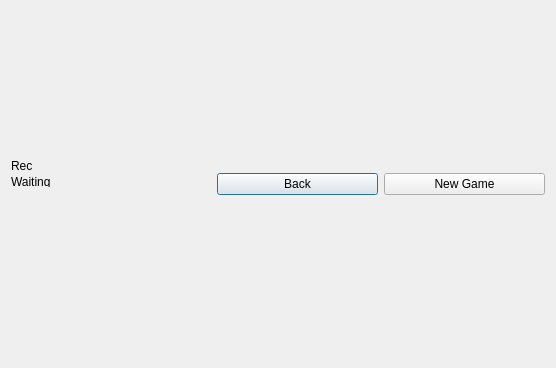
<?xml version="1.0" encoding="UTF-8"?>
<ui version="4.0">
 <class>TicTacToeGame</class>
 <widget class="QDialog" name="TicTacToeGame">
  <property name="windowModality">
   <enum>Qt::WindowModality::WindowModal</enum>
  </property>
  <property name="geometry">
   <rect>
    <x>0</x>
    <y>0</y>
    <width>556</width>
    <height>368</height>
   </rect>
  </property>
  <property name="sizePolicy">
   <sizepolicy hsizetype="Preferred" vsizetype="Preferred">
    <horstretch>0</horstretch>
    <verstretch>0</verstretch>
   </sizepolicy>
  </property>
  <property name="minimumSize">
   <size>
    <width>0</width>
    <height>0</height>
   </size>
  </property>
  <property name="maximumSize">
   <size>
    <width>16777215</width>
    <height>16777215</height>
   </size>
  </property>
  <property name="windowTitle">
   <string>Tic Tac Toe</string>
  </property>
  <property name="styleSheet">
   <string notr="true">QPushButton[cell=true]{
font: 50px &quot;Verdana&quot;;
min-height: 100px;
max-height: 100px;
min-width: 100px;
max-width: 100px;
}
</string>
  </property>
  <layout class="QVBoxLayout" name="verticalLayout_2">
   <item>
    <layout class="QHBoxLayout" name="horizontalLayout">
     <item>
      <layout class="QVBoxLayout" name="verticalLayout">
       <item>
        <layout class="QGridLayout" name="gridBoard">
         <property name="spacing">
          <number>0</number>
         </property>
        </layout>
       </item>
       <item>
        <layout class="QHBoxLayout" name="horizontalLayout_2">
         <item>
          <layout class="QVBoxLayout" name="verticalLayout_3">
           <item>
            <widget class="QLabel" name="RecordLabel">
             <property name="sizePolicy">
              <sizepolicy hsizetype="Minimum" vsizetype="Fixed">
               <horstretch>0</horstretch>
               <verstretch>0</verstretch>
              </sizepolicy>
             </property>
             <property name="minimumSize">
              <size>
               <width>200</width>
               <height>10</height>
              </size>
             </property>
             <property name="baseSize">
              <size>
               <width>150</width>
               <height>0</height>
              </size>
             </property>
             <property name="text">
              <string>Rec</string>
             </property>
            </widget>
           </item>
           <item>
            <widget class="QLabel" name="WaitingLabel">
             <property name="sizePolicy">
              <sizepolicy hsizetype="Minimum" vsizetype="Fixed">
               <horstretch>0</horstretch>
               <verstretch>0</verstretch>
              </sizepolicy>
             </property>
             <property name="minimumSize">
              <size>
               <width>200</width>
               <height>10</height>
              </size>
             </property>
             <property name="baseSize">
              <size>
               <width>150</width>
               <height>0</height>
              </size>
             </property>
             <property name="text">
              <string>Waiting</string>
             </property>
            </widget>
           </item>
           <item>
            <widget class="QLabel" name="connectionLabel">
             <property name="text">
              <string/>
             </property>
            </widget>
           </item>
          </layout>
         </item>
         <item>
          <widget class="QPushButton" name="back">
           <property name="text">
            <string>Back</string>
           </property>
          </widget>
         </item>
         <item>
          <widget class="QPushButton" name="reset">
           <property name="text">
            <string>New Game</string>
           </property>
          </widget>
         </item>
        </layout>
       </item>
      </layout>
     </item>
    </layout>
   </item>
  </layout>
 </widget>
 <layoutdefault spacing="6" margin="11"/>
 <resources/>
 <connections/>
</ui>
